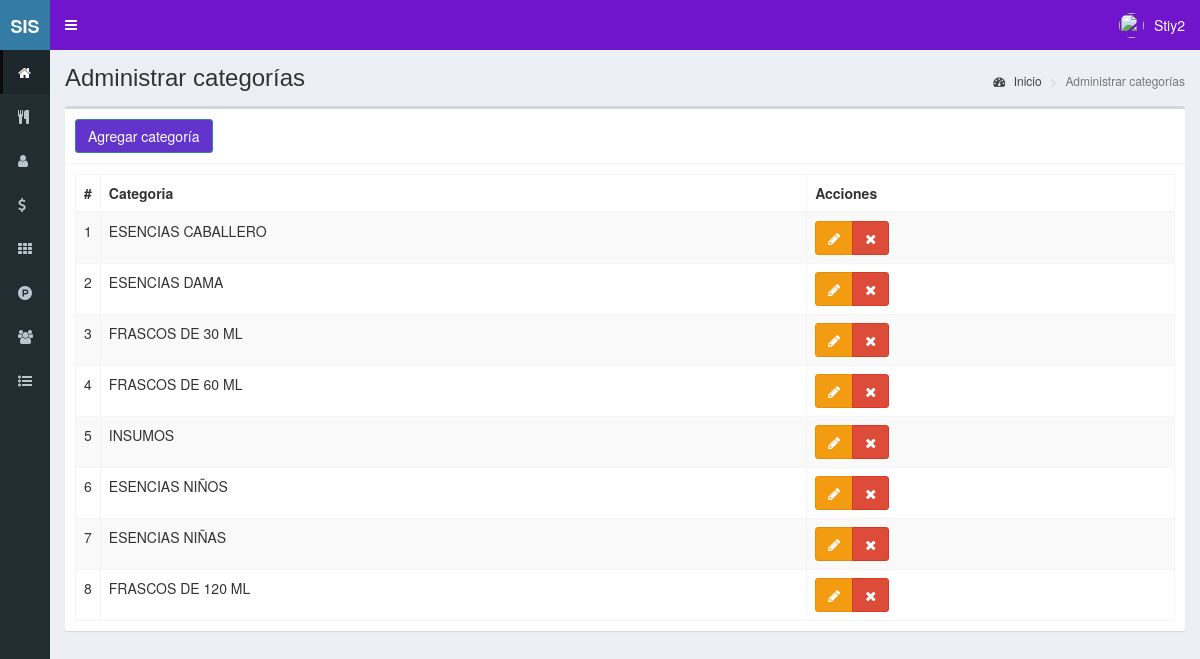
Screenshot of /categorias (signed in) with the database file from the repository.
### tables this page shows
CREATE TABLE `categorias` (
  `id` int(11) NOT NULL,
  `categoria` text NOT NULL,
  `fecha` timestamp NOT NULL DEFAULT current_timestamp() ON UPDATE current_timestamp()
);

### controladores/plantilla.controlador.php (called while the page is built)
<?php
class ControladorPlantilla{
	static public function ctrPlantilla(){
		include "vistas/plantilla.php";
	}
}

### index.php (called while the page is built, shortened)
<?php
require_once "controladores/plantilla.controlador.php";
require_once "controladores/usuarios.controlador.php";
require_once "controladores/categorias.controlador.php";
require_once "controladores/ventas.controlador.php";
require_once "modelos/categorias.modelo.php";
$plantilla = new ControladorPlantilla();
$plantilla->ctrPlantilla();

### controladores/categorias.controlador.php (called while the page is built, shortened)
<?php
class ControladorCategorias{
	static public function ctrMostrarCategorias($item, $valor){
		$tabla = "categorias";
		$respuesta = ModeloCategorias::mdlMostrarCategorias($tabla, $item, $valor);
		return $respuesta;
	}
}

### modelos/conexion.php (called while the page is built)
<?php
class Conexion{
	static public function conectar(){
		$link = new PDO("mysql:host=localhost;dbname=sis_restaurant",
			            "root",
			            "");
		$link->exec("set names utf8");
		return $link;
	}
}

### modelos/categorias.modelo.php (called while the page is built, shortened)
<?php
require_once "conexion.php";
class ModeloCategorias{
	static public function mdlMostrarCategorias($tabla, $item, $valor){
		if($item != null){
			$stmt = Conexion::conectar()->prepare("SELECT * FROM $tabla WHERE $item = :$item");
			$stmt -> bindParam(":".$item, $valor, PDO::PARAM_STR);
			$stmt -> execute();
			return $stmt -> fetch();
		}else{
			$stmt = Conexion::conectar()->prepare("SELECT * FROM $tabla");
			$stmt -> execute();
			return $stmt -> fetchAll();
		}
	}
}

### vistas/modulos/categorias.php (the view, shortened to what this page needs)
<div class="content-wrapper">
  <section class="content-header">
    <h1>
      Administrar categorías
    </h1>
    <ol class="breadcrumb">
      <li><a href="inicio"><i class="fa fa-dashboard"></i> Inicio</a></li>
      <li class="active">Administrar categorías</li>
    </ol>
  </section>
  <section class="content">
    <div class="box">
      <div class="box-header with-border">
        <button class="btn btn-primary" data-toggle="modal" data-target="#modalAgregarCategoria">
          Agregar categoría
        </button>
      </div>
      <div class="box-body">
       <table class="table table-bordered table-striped dt-responsive tablas" width="100%">
        <thead>
         <tr>
           <th style="width:10px">#</th>
           <th>Categoria</th>
           <th>Acciones</th>
         </tr>
        </thead>
        <tbody>
        <?php
          $item = null;
          $valor = null;
          $categorias = ControladorCategorias::ctrMostrarCategorias($item, $valor);
          foreach ($categorias as $key => $value) {
            echo ' <tr>
                    <td>'.($key+1).'</td>
                    <td class="text-uppercase">'.$value["categoria"].'</td>
                    <td>
                      <div class="btn-group">
                        <button class="btn btn-warning btnEditarCategoria" idCategoria="'.$value["id"].'" data-toggle="modal" data-target="#modalEditarCategoria"><i class="fa fa-pencil"></i></button>';
                        if($_SESSION["perfil"] == "Administrador"){
                          echo '<button class="btn btn-danger btnEliminarCategoria" idCategoria="'.$value["id"].'"><i class="fa fa-times"></i></button>';
                        }
                      echo '</div>
                    </td>
                  </tr>';
          }
        ?>
        </tbody>
       </table>
      </div>
    </div>
  </section>
</div>

### rows the page displays
categorias: categoria "ESENCIAS CABALLERO"
categorias: categoria "ESENCIAS DAMA"
categorias: categoria "FRASCOS DE 30 ML"
categorias: categoria "FRASCOS DE 60 ML"
categorias: categoria "INSUMOS"
categorias: categoria "ESENCIAS NIÑOS"
categorias: categoria "ESENCIAS NIÑAS"
categorias: categoria "FRASCOS DE 120 ML"

### other values shown
$_SESSION["nombre"] "Stiy2"
